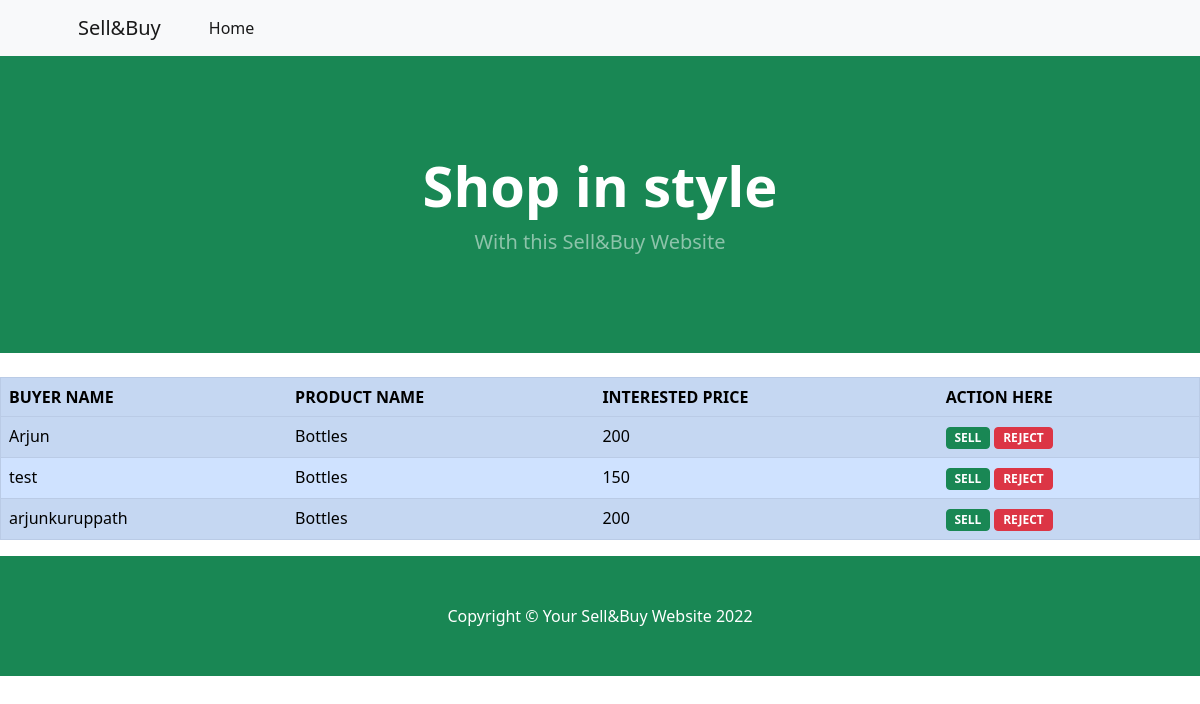
The page /buyer_list/43/ on the database as committed earlier.
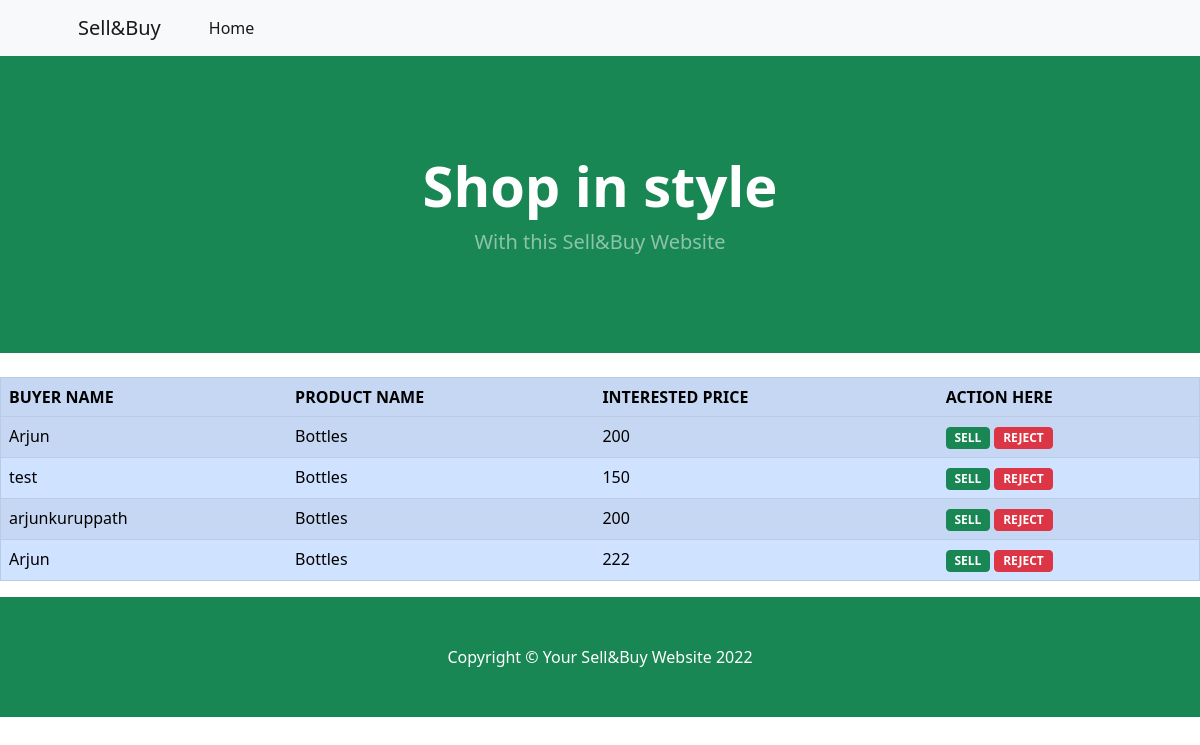
The same page on the database as committed later.
### sellerapp/models.py (models this page shows, shortened)
class BuyProduct(models.Model):
    seller_name = models.CharField(max_length=100, null=True)
    buyer_name = models.CharField(max_length=100,null=True)
    product_id = models.CharField(max_length=100,null=True)
    buyer_price = models.IntegerField(null=True)
    buy_status = models.BooleanField(null=True)

class Product(models.Model):
    userid = models.ForeignKey(User,on_delete=models.CASCADE,null=True)
    product_name = models.CharField(max_length=100,null=True)
    product_desc = models.CharField(max_length=1000,null=True)
    category = models.CharField(max_length=100,null=True)
    location = models.CharField(max_length=100,null=True)
    product_price = models.FloatField(max_length=100,null=True)
    product_img = models.FileField(upload_to='media',null=True,blank=True)
    time = models.DateTimeField(null=True,blank=True)
    def __str__(self):
        return self.product_name

### sellerapp/views.py (the view)
# urls.py: path('buyer_list/<id>/', BuyersList.as_view(), name='buyer_list'),
class BuyersList(View):
    def get(self, request, id):
        data = BuyProduct.objects.filter(product_id=id)
        product_name = Product.objects.get(id=id)
        print(product_name)
        return render(request, 'buyer_list.html', {'obj': data, 'product_name': product_name})

### sellerapp/templates/buyer_list.html (shortened to what this page needs)
{% load static %}
<html lang="en">
<head>
    <link href="https://cdn.jsdelivr.net/npm/bootstrap-icons@1.5.0/font/bootstrap-icons.css" rel="stylesheet"/>
    <link rel="stylesheet" href="{% static 'dist/css/styles.css' %}" type="text/css"/>
</head>
<body>
<nav class="navbar navbar-expand-lg navbar-light bg-light">
    <div class="container px-4 px-lg-5">
        <a class="navbar-brand" href="#!">Sell&Buy</a>
        <div class="collapse navbar-collapse" id="navbarSupportedContent">
            <ul class="navbar-nav me-auto mb-2 mb-lg-0 ms-lg-4">
                <li class="nav-item"><a class="nav-link active" aria-current="page"
                                        href="{% url 'indexpage' %}">Home</a></li>
            </ul>
        </div>
    </div>
</nav>
<header class="bg-success py-5">
    <div class="container px-4 px-lg-5 my-5">
        <div class="text-center text-white">
            <h1 class="display-4 fw-bolder">Shop in style</h1>
            <p class="lead fw-normal text-white-50 mb-0">With this Sell&Buy Website</p>
        </div>
    </div>
</header>
<table class='table table-primary table-striped' border="1">
    <tr>
        <th>BUYER NAME</th>
        <th>PRODUCT NAME</th>
        <th>INTERESTED PRICE</th>
        <th>ACTION HERE</th>
    </tr>
    <tr>
        {% for i in obj %}
    <tr>
        <td>{{i.buyer_name}}</td>
        <td>{{product_name}}</td>
        <td>{{i.buyer_price}}</td>
        <td>
            <a href="{% url 'accept_interest' i.id product_name.id %}" class="btn btn-success badge">SELL</a>
            <a href="{% url 'reject_interest' i.id product_name.id %}" class="btn btn-danger badge">REJECT</a>
        </td>
    </tr>
    {% endfor %}
    <br>
</table>
<footer class="py-5 bg-success">
    <div class="container"><p class="m-0 text-center text-white">Copyright &copy; Your Sell&Buy Website 2022</p></div>
</footer>
</body>
</html>

Rows that differ between the two databases and show on the page:
added BuyProduct: buyer_name "Arjun", {{ product_name }} "Bottles", buyer_price "222"
